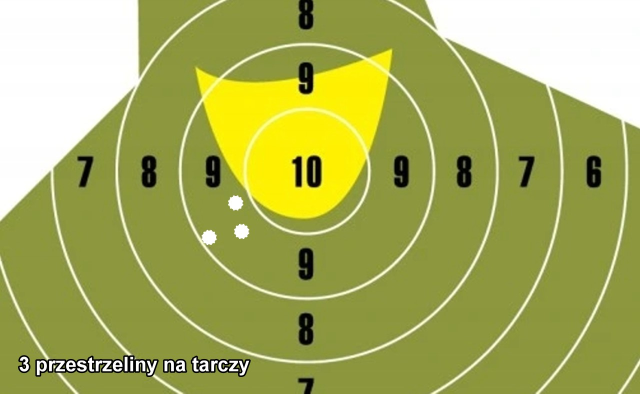
#> input picture assets/tarcza_1_test.jpg, 1280 x 787 px (shown at 1/2 size); its folder holds only this picture in this run
$ python -i target_detection.py   (imports and definitions only)
#> lines starting #> are read from the running program, lines starting #| are printed output that depends on the picture
import cv2
import numpy as np
from typing import Optional
from model.image import Image
from model.target import Target
from utils.config import (
    CIRCULAR_BLUR_KERNEL_SIZE,
    CIRCULAR_BLUR_SIGMA,
    CIRCULAR_CENTER_DISTANCE_PENALTY,
    CIRCULAR_CENTER_WINDOW_MAX_FRACTION,
    CIRCULAR_CENTER_WINDOW_MIN_FRACTION,
    CIRCULAR_CONFIDENCE,
    FOREGROUND_CLOSE_ITERATIONS,
    FOREGROUND_CLOSE_KERNEL_SIZE,
    FOREGROUND_CONFIDENCE,
    FOREGROUND_MIN_AREA_FRACTION,
    FOREGROUND_MIN_FILL_RATIO,
    HOUGH_DP,
    HOUGH_MAX_RADIUS_FRACTION,
    HOUGH_MIN_DIST_PX,
    HOUGH_MIN_RADIUS_FRACTION,
    HOUGH_PARAM1,
    HOUGH_PARAM2,
)


def detect_target(image: Image) -> Optional[Target]:
    """
    Wykrywa obszar tarczy na obrazie.

    Najpierw probuje znalezc duzy ciemny ksztalt tarczy, co dziala dla
    sylwetek i tarcz nieregularnych. Gdy taki obszar nie istnieje,
    przechodzi do klasycznej detekcji okregu.

    Zwraca obiekt Target lub None, jeśli detekcja się nie powiedzie.
    """

    if image.processed_data is None:
        raise ValueError("Brak przetworzonego obrazu (processed_data)")

    foreground_target = _detect_dark_foreground_target(image)
    if foreground_target is not None:
        return foreground_target

    return _detect_circular_target(image)


# [106 lines left out: functions _detect_dark_foreground_target, _detect_circular_target, not called in this run]

>>> import cv2
>>> picture = cv2.imread('../assets/tarcza_1_test.jpg', cv2.IMREAD_GRAYSCALE)
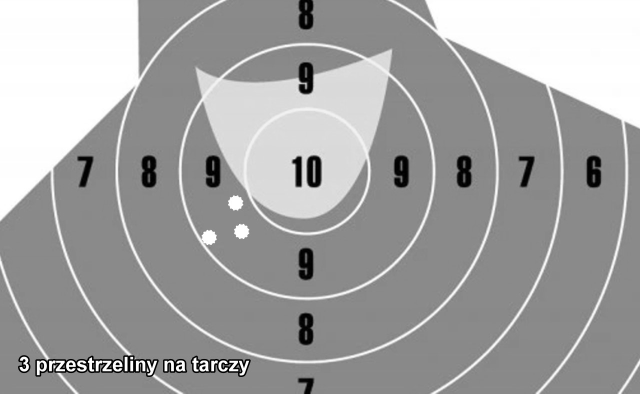
#> picture: shape (787, 1280) (shown at 1/2 size); min 0, max 255, mean 162.3
#> (the run stopped early here; a loop or call above may not have finished)
